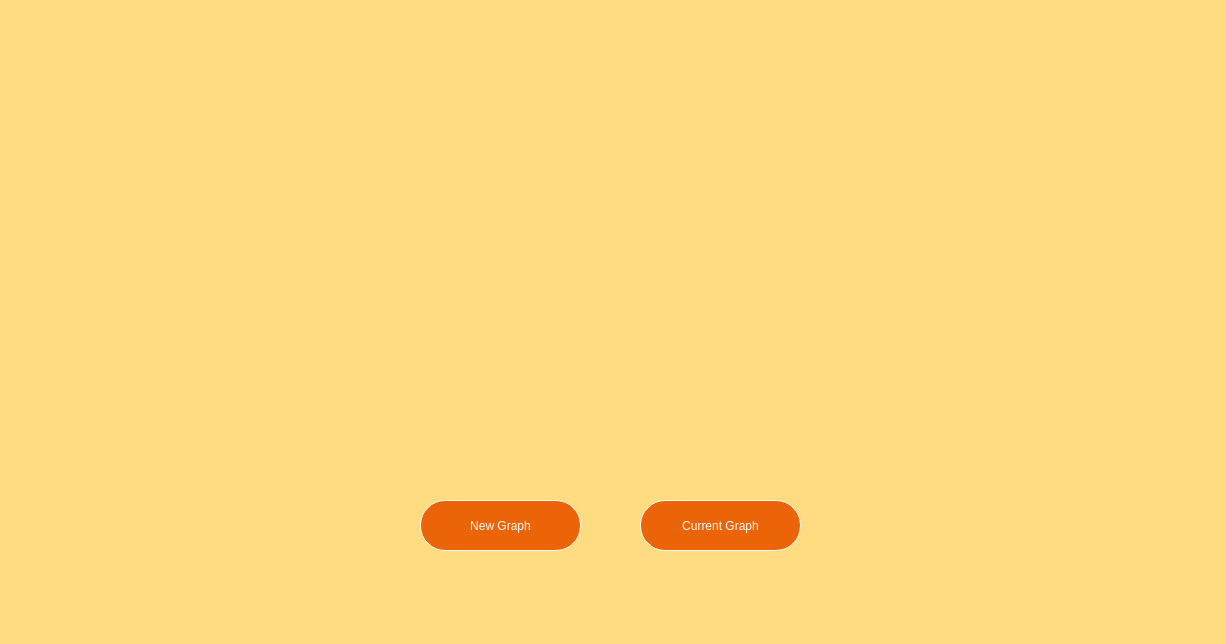
<?xml version="1.0" encoding="UTF-8"?>
<ui version="4.0">
 <class>MainWindow</class>
 <widget class="QMainWindow" name="MainWindow">
  <property name="geometry">
   <rect>
    <x>0</x>
    <y>0</y>
    <width>1226</width>
    <height>644</height>
   </rect>
  </property>
  <property name="font">
   <font>
    <pointsize>14</pointsize>
   </font>
  </property>
  <property name="windowTitle">
   <string>MainWindow</string>
  </property>
  <widget class="QWidget" name="centralwidget">
   <widget class="QStackedWidget" name="mainStack">
    <property name="geometry">
     <rect>
      <x>-40</x>
      <y>-10</y>
      <width>1271</width>
      <height>677</height>
     </rect>
    </property>
    <property name="styleSheet">
     <string notr="true">background-color: rgb(239, 255, 255);
background-color: rgb(255, 220, 130);</string>
    </property>
    <property name="currentIndex">
     <number>1</number>
    </property>
    <widget class="QWidget" name="page_2">
     <widget class="QPushButton" name="UnDir_Graph">
      <property name="geometry">
       <rect>
        <x>670</x>
        <y>530</y>
        <width>241</width>
        <height>61</height>
       </rect>
      </property>
      <property name="styleSheet">
       <string notr="true">color: rgb(255, 255, 255);
background-color: rgb(236, 100, 8);
margin-left: 10px; border-radius: 25px;; color: white;
color: rgb(255, 255, 255);
background-color: rgb(236, 100, 8);
font: 700 14pt &quot;Terminal&quot;;
background-color:rgb(0, 85, 0);

margin-left: 10px; border-radius: 25px;; color: white;</string>
      </property>
      <property name="text">
       <string>UnDirected Graph</string>
      </property>
     </widget>
     <widget class="QPushButton" name="Dir_Graph">
      <property name="geometry">
       <rect>
        <x>380</x>
        <y>530</y>
        <width>241</width>
        <height>61</height>
       </rect>
      </property>
      <property name="styleSheet">
       <string notr="true">color: rgb(255, 255, 255);
background-color: rgb(236, 100, 8);
margin-left: 10px; border-radius: 25px;; color: white;
color: rgb(255, 255, 255);
background-color: rgb(236, 100, 8);
font: 700 14pt &quot;Terminal&quot;;
background-color:rgb(0, 85, 0);

margin-left: 10px; border-radius: 25px;; color: white;</string>
      </property>
      <property name="text">
       <string>Directed Graph</string>
      </property>
     </widget>
     <widget class="QLabel" name="label_2">
      <property name="geometry">
       <rect>
        <x>460</x>
        <y>460</y>
        <width>401</width>
        <height>41</height>
       </rect>
      </property>
      <property name="styleSheet">
       <string notr="true">color: rgb(0, 0, 0);
font-size:32px;</string>
      </property>
      <property name="text">
       <string>Please Choose Graph Type</string>
      </property>
     </widget>
     <widget class="QLabel" name="label_43">
      <property name="geometry">
       <rect>
        <x>400</x>
        <y>50</y>
        <width>631</width>
        <height>391</height>
       </rect>
      </property>
      <property name="styleSheet">
       <string notr="true">background-image: url(:/imgs/logo.png);
</string>
      </property>
      <property name="text">
       <string/>
      </property>
     </widget>
     <widget class="QLabel" name="label">
      <property name="geometry">
       <rect>
        <x>470</x>
        <y>30</y>
        <width>401</width>
        <height>41</height>
       </rect>
      </property>
      <property name="styleSheet">
       <string notr="true">color: rgb(0, 0, 0);
font-size:32px;</string>
      </property>
      <property name="text">
       <string>Welcome To Mini-Wasalny</string>
      </property>
     </widget>
    </widget>
    <widget class="QWidget" name="page_18">
     <widget class="QLabel" name="label_31">
      <property name="geometry">
       <rect>
        <x>410</x>
        <y>50</y>
        <width>631</width>
        <height>391</height>
       </rect>
      </property>
      <property name="styleSheet">
       <string notr="true">background-image: url(:/imgs/logo.png);
</string>
      </property>
      <property name="text">
       <string/>
      </property>
     </widget>
     <widget class="QPushButton" name="New_Graph">
      <property name="geometry">
       <rect>
        <x>450</x>
        <y>510</y>
        <width>171</width>
        <height>51</height>
       </rect>
      </property>
      <property name="styleSheet">
       <string notr="true">background-color: rgb(38, 148, 33);


font: 700 14pt &quot;Terminal&quot;;
border:1px solid rgb(255, 250, 244);
border-radius: 35px;
margin-left: 10px; border-radius: 25px; background:  rgb(38, 148, 33); color: white;
background-color: rgb(255, 170, 0);
background-color: #EC6408;
color: rgb(195, 195, 195);
color: rgb(255, 250, 244);</string>
      </property>
      <property name="text">
       <string>New Graph</string>
      </property>
     </widget>
     <widget class="QPushButton" name="Current_Graph">
      <property name="geometry">
       <rect>
        <x>670</x>
        <y>510</y>
        <width>171</width>
        <height>51</height>
       </rect>
      </property>
      <property name="styleSheet">
       <string notr="true">background-color: rgb(38, 148, 33);


font: 700 14pt &quot;Terminal&quot;;
border:1px solid rgb(255, 250, 244);
border-radius: 35px;
margin-left: 10px; border-radius: 25px; background:  rgb(38, 148, 33); color: white;
background-color: rgb(255, 170, 0);
background-color: #EC6408;
color: rgb(195, 195, 195);
color: rgb(255, 250, 244);</string>
      </property>
      <property name="text">
       <string>Current Graph</string>
      </property>
     </widget>
    </widget>
    <widget class="QWidget" name="page_19">
     <widget class="QLabel" name="label_32">
      <property name="geometry">
       <rect>
        <x>790</x>
        <y>70</y>
        <width>61</width>
        <height>21</height>
       </rect>
      </property>
      <property name="styleSheet">
       <string notr="true">color:rgb(3, 3, 3)</string>
      </property>
      <property name="text">
       <string>/second</string>
      </property>
     </widget>
     <widget class="QDoubleSpinBox" name="GSpeed">
      <property name="geometry">
       <rect>
        <x>730</x>
        <y>68</y>
        <width>51</width>
        <height>31</height>
       </rect>
      </property>
      <property name="styleSheet">
       <string notr="true">color:rgb(3, 3, 3)
</string>
      </property>
      <property name="specialValueText">
       <string>0.1</string>
      </property>
      <property name="decimals">
       <number>5</number>
      </property>
      <property name="minimum">
       <double>-100.000000000000000</double>
      </property>
      <property name="value">
       <double>0.500000000000000</double>
      </property>
     </widget>
     <widget class="QPushButton" name="displaygraph">
      <property name="geometry">
       <rect>
        <x>570</x>
        <y>532</y>
        <width>191</width>
        <height>61</height>
       </rect>
      </property>
      <property name="styleSheet">
       <string notr="true">color: rgb(255, 255, 255);
background-color: rgb(236, 100, 8);
margin-left: 10px; border-radius: 25px;; color: white;
color: rgb(255, 255, 255);
background-color: rgb(236, 100, 8);
font: 700 14pt &quot;Terminal&quot;;
background-color:rgb(0, 85, 0);

margin-left: 10px; border-radius: 25px;; color: white;</string>
      </property>
      <property name="text">
       <string>Display Graph</string>
      </property>
     </widget>
     <widget class="QPushButton" name="edge">
      <property name="geometry">
       <rect>
        <x>350</x>
        <y>532</y>
        <width>201</width>
        <height>61</height>
       </rect>
      </property>
      <property name="styleSheet">
       <string notr="true">color: rgb(255, 255, 255);
background-color: rgb(236, 100, 8);
margin-left: 10px; border-radius: 25px;; color: white;
font: 700 14pt &quot;Terminal&quot;;
background-color:rgb(0, 85, 0);</string>
      </property>
      <property name="text">
       <string>Edge</string>
      </property>
      <property name="iconSize">
       <size>
        <width>20</width>
        <height>20</height>
       </size>
      </property>
     </widget>
     <widget class="QLabel" name="label_33">
      <property name="geometry">
       <rect>
        <x>610</x>
        <y>40</y>
        <width>161</width>
        <height>21</height>
       </rect>
      </property>
      <property name="styleSheet">
       <string notr="true">color:rgb(3, 3, 3)</string>
      </property>
      <property name="text">
       <string>Visited Nodes Speed :</string>
      </property>
     </widget>
     <widget class="QPushButton" name="exit">
      <property name="geometry">
       <rect>
        <x>1160</x>
        <y>30</y>
        <width>81</width>
        <height>61</height>
       </rect>
      </property>
      <property name="styleSheet">
       <string notr="true">color: rgb(255, 255, 255);
background-color: rgb(236, 100, 8);
margin-left: 10px; border-radius: 25px;; color: white;
color: rgb(255, 255, 255);
background-color: rgb(236, 100, 8);
font: 700 14pt &quot;Terminal&quot;;
background-color:rgb(0, 85, 0);

margin-left: 10px; border-radius: 25px;; color: white;</string>
      </property>
      <property name="text">
       <string>Exit</string>
      </property>
     </widget>
     <widget class="QPushButton" name="sHistory">
      <property name="geometry">
       <rect>
        <x>50</x>
        <y>42</y>
        <width>201</width>
        <height>61</height>
       </rect>
      </property>
      <property name="styleSheet">
       <string notr="true">color: rgb(255, 255, 255);
background-color: rgb(236, 100, 8);
margin-left: 10px; border-radius: 25px;; color: white;
font: 700 14pt &quot;Terminal&quot;;
background-color:rgb(0, 85, 0);</string>
      </property>
      <property name="text">
       <string>Show History</string>
      </property>
      <property name="iconSize">
       <size>
        <width>20</width>
        <height>20</height>
       </size>
      </property>
      <property name="checkable">
       <bool>false</bool>
      </property>
     </widget>
     <widget class="QLabel" name="label_34">
      <property name="geometry">
       <rect>
        <x>290</x>
        <y>40</y>
        <width>121</width>
        <height>21</height>
       </rect>
      </property>
      <property name="styleSheet">
       <string notr="true">color:rgb(3, 3, 3)</string>
      </property>
      <property name="text">
       <string>Graph Style :</string>
      </property>
     </widget>
     <widget class="QStackedWidget" name="Qstack">
      <property name="geometry">
       <rect>
        <x>410</x>
        <y>142</y>
        <width>491</width>
        <height>351</height>
       </rect>
      </property>
      <property name="font">
       <font>
        <pointsize>14</pointsize>
       </font>
      </property>
      <property name="styleSheet">
       <string notr="true">background-color: rgb(236, 100, 8);
drawRoundedRect :(rect, 15, 15);
background-color:rgb(0, 85, 0);
 border-radius: 25px;

</string>
      </property>
      <property name="currentIndex">
       <number>0</number>
      </property>
      <widget class="QWidget" name="page_20">
       <widget class="QTextEdit" name="text_City">
        <property name="geometry">
         <rect>
          <x>160</x>
          <y>140</y>
          <width>171</width>
          <height>41</height>
         </rect>
        </property>
        <property name="font">
         <font>
          <pointsize>14</pointsize>
         </font>
        </property>
        <property name="styleSheet">
         <string notr="true">background-color: rgb(255, 250, 244);
color: rgb(0, 0, 0);
</string>
        </property>
        <property name="html">
         <string>&lt;!DOCTYPE HTML PUBLIC &quot;-//W3C//DTD HTML 4.0//EN&quot; &quot;http://www.w3.org/TR/REC-html40/strict.dtd&quot;&gt;
&lt;html&gt;&lt;head&gt;&lt;meta name=&quot;qrichtext&quot; content=&quot;1&quot; /&gt;&lt;meta charset=&quot;utf-8&quot; /&gt;&lt;style type=&quot;text/css&quot;&gt;
p, li { white-space: pre-wrap; }
hr { height: 1px; border-width: 0; }
li.unchecked::marker { content: &quot;\2610&quot;; }
li.checked::marker { content: &quot;\2612&quot;; }
&lt;/style&gt;&lt;/head&gt;&lt;body style=&quot; font-family:'Segoe UI'; font-size:14pt; font-weight:400; font-style:normal;&quot;&gt;
&lt;p style=&quot;-qt-paragraph-type:empty; margin-top:0px; margin-bottom:0px; margin-left:0px; margin-right:0px; -qt-block-indent:0; text-indent:0px; font-family:'Noto Sans';&quot;&gt;&lt;br /&gt;&lt;/p&gt;&lt;/body&gt;&lt;/html&gt;</string>
        </property>
       </widget>
       <widget class="QPushButton" name="addTown">
        <property name="geometry">
         <rect>
          <x>40</x>
          <y>220</y>
          <width>151</width>
          <height>51</height>
         </rect>
        </property>
        <property name="styleSheet">
         <string notr="true">color: rgb(255, 255, 255);
background-color: rgb(236, 100, 8);
margin-left: 10px; border-radius: 25px;; color:  rgb(236, 100, 8);
font: 700 14pt &quot;Terminal&quot;;
background-color: rgb(255, 250, 244);
background-color:  rgb(236, 100, 8);
color:white;
</string>
        </property>
        <property name="text">
         <string>Add Town</string>
        </property>
       </widget>
       <widget class="QPushButton" name="deleteTown">
        <property name="geometry">
         <rect>
          <x>300</x>
          <y>220</y>
          <width>151</width>
          <height>51</height>
         </rect>
        </property>
        <property name="styleSheet">
         <string notr="true">color: rgb(255, 255, 255);
background-color: rgb(236, 100, 8);
margin-left: 10px; border-radius: 25px;; color:  rgb(236, 100, 8);
font: 700 14pt &quot;Terminal&quot;;
background-color: rgb(255, 250, 244);
background-color:  rgb(236, 100, 8);
color:white;</string>
        </property>
        <property name="text">
         <string>Delete Town</string>
        </property>
       </widget>
       <widget class="QLabel" name="label_35">
        <property name="geometry">
         <rect>
          <x>190</x>
          <y>70</y>
          <width>121</width>
          <height>41</height>
         </rect>
        </property>
        <property name="styleSheet">
         <string notr="true">background-color:  rgb(236, 100, 8);
color:white;
border-radius:10px;
font: 700 20pt &quot;Terminal&quot;;
font: 700 18pt &quot;Perpetua Titling MT&quot;;
</string>
        </property>
        <property name="frameShape">
         <enum>QFrame::Box</enum>
        </property>
        <property name="text">
         <string>  Town</string>
        </property>
       </widget>
      </widget>
      <widget class="QWidget" name="page">
       <widget class="QLabel" name="label_41">
        <property name="geometry">
         <rect>
          <x>190</x>
          <y>70</y>
          <width>121</width>
          <height>41</height>
         </rect>
        </property>
        <property name="styleSheet">
         <string notr="true">background-color:  rgb(236, 100, 8);
color:white;
border-radius:10px;
font: 700 20pt &quot;Terminal&quot;;
font: 700 18pt &quot;Perpetua Titling MT&quot;;
</string>
        </property>
        <property name="frameShape">
         <enum>QFrame::Box</enum>
        </property>
        <property name="text">
         <string>  Town</string>
        </property>
       </widget>
       <widget class="QPushButton" name="startDFS">
        <property name="geometry">
         <rect>
          <x>300</x>
          <y>220</y>
          <width>151</width>
          <height>51</height>
         </rect>
        </property>
        <property name="styleSheet">
         <string notr="true">color: rgb(255, 255, 255);
background-color: rgb(236, 100, 8);
margin-left: 10px; border-radius: 25px;; color:  rgb(236, 100, 8);
font: 700 14pt &quot;Terminal&quot;;
background-color: rgb(255, 250, 244);
background-color:  rgb(236, 100, 8);
color:white;</string>
        </property>
        <property name="text">
         <string>Start DFS</string>
        </property>
       </widget>
       <widget class="QTextEdit" name="textCityTraversal">
        <property name="geometry">
         <rect>
          <x>160</x>
          <y>140</y>
          <width>171</width>
          <height>41</height>
         </rect>
        </property>
        <property name="font">
         <font>
          <pointsize>14</pointsize>
         </font>
        </property>
        <property name="styleSheet">
         <string notr="true">background-color: rgb(255, 250, 244);
color: rgb(0, 0, 0);</string>
        </property>
       </widget>
       <widget class="QPushButton" name="startBFS">
        <property name="geometry">
         <rect>
          <x>40</x>
          <y>220</y>
          <width>151</width>
          <height>51</height>
         </rect>
        </property>
        <property name="styleSheet">
         <string notr="true">color: rgb(255, 255, 255);
background-color: rgb(236, 100, 8);
margin-left: 10px; border-radius: 25px;; color:  rgb(236, 100, 8);
font: 700 14pt &quot;Terminal&quot;;
background-color: rgb(255, 250, 244);
background-color:  rgb(236, 100, 8);
color:white;
</string>
        </property>
        <property name="text">
         <string>Start BFS</string>
        </property>
       </widget>
      </widget>
      <widget class="QWidget" name="page_21">
       <widget class="QLabel" name="label_36">
        <property name="geometry">
         <rect>
          <x>20</x>
          <y>40</y>
          <width>161</width>
          <height>31</height>
         </rect>
        </property>
        <property name="styleSheet">
         <string notr="true">background-color:  rgb(236, 100, 8);
color:white;
 color: rgb(255, 250, 244);
font: 700 14pt &quot;Perpetua Titling MT&quot;;

</string>
        </property>
        <property name="text">
         <string>  First Town</string>
        </property>
       </widget>
       <widget class="QTextEdit" name="fCityEdge">
        <property name="geometry">
         <rect>
          <x>210</x>
          <y>40</y>
          <width>181</width>
          <height>31</height>
         </rect>
        </property>
        <property name="font">
         <font>
          <pointsize>14</pointsize>
         </font>
        </property>
        <property name="styleSheet">
         <string notr="true">background-color: rgb(255, 250, 244);
color: rgb(0, 0, 0);</string>
        </property>
       </widget>
       <widget class="QTextEdit" name="sCityEdge">
        <property name="geometry">
         <rect>
          <x>210</x>
          <y>90</y>
          <width>181</width>
          <height>31</height>
         </rect>
        </property>
        <property name="font">
         <font>
          <pointsize>14</pointsize>
         </font>
        </property>
        <property name="styleSheet">
         <string notr="true">background-color: rgb(255, 250, 244);
color: rgb(0, 0, 0);</string>
        </property>
       </widget>
       <widget class="QPushButton" name="AddEdge">
        <property name="geometry">
         <rect>
          <x>40</x>
          <y>220</y>
          <width>151</width>
          <height>51</height>
         </rect>
        </property>
        <property name="styleSheet">
         <string notr="true">color: rgb(255, 255, 255);
background-color: rgb(236, 100, 8);
margin-left: 10px; border-radius: 25px;; color:  rgb(236, 100, 8);
font: 700 14pt &quot;Terminal&quot;;
background-color: rgb(255, 250, 244);
background-color:  rgb(236, 100, 8);
color:white;</string>
        </property>
        <property name="text">
         <string>Add Edge</string>
        </property>
       </widget>
       <widget class="QPushButton" name="DeleteEdge">
        <property name="geometry">
         <rect>
          <x>280</x>
          <y>220</y>
          <width>151</width>
          <height>51</height>
         </rect>
        </property>
        <property name="styleSheet">
         <string notr="true">color: rgb(255, 255, 255);
background-color: rgb(236, 100, 8);
margin-left: 10px; border-radius: 25px;; color:  rgb(236, 100, 8);
font: 700 14pt &quot;Terminal&quot;;
background-color: rgb(255, 250, 244);
background-color:  rgb(236, 100, 8);
color:white;</string>
        </property>
        <property name="text">
         <string>Remove Edge</string>
        </property>
       </widget>
       <widget class="QLabel" name="label_37">
        <property name="geometry">
         <rect>
          <x>20</x>
          <y>90</y>
          <width>161</width>
          <height>31</height>
         </rect>
        </property>
        <property name="styleSheet">
         <string notr="true">background-color:  rgb(236, 100, 8);
color:white;
 color: rgb(255, 250, 244);
font: 700 14pt &quot;Terminal&quot;;
font: 700 12pt &quot;Perpetua Titling MT&quot;;</string>
        </property>
        <property name="text">
         <string>  Second Town</string>
        </property>
       </widget>
       <widget class="QTextEdit" name="dEdge">
        <property name="geometry">
         <rect>
          <x>210</x>
          <y>140</y>
          <width>181</width>
          <height>31</height>
         </rect>
        </property>
        <property name="font">
         <font>
          <pointsize>14</pointsize>
         </font>
        </property>
        <property name="styleSheet">
         <string notr="true">background-color: rgb(255, 250, 244);
color: rgb(0, 0, 0);
</string>
        </property>
       </widget>
       <widget class="QLabel" name="label_38">
        <property name="geometry">
         <rect>
          <x>20</x>
          <y>140</y>
          <width>161</width>
          <height>31</height>
         </rect>
        </property>
        <property name="styleSheet">
         <string notr="true">background-color:  rgb(236, 100, 8);
color:white;
 color: rgb(255, 250, 244);
font: 700 14pt &quot;Terminal&quot;;
font: 700 12pt &quot;Perpetua Titling MT&quot;;</string>
        </property>
        <property name="text">
         <string>  DISTANCE</string>
        </property>
       </widget>
      </widget>
      <widget class="QWidget" name="page_22">
       <widget class="QLabel" name="label_39">
        <property name="geometry">
         <rect>
          <x>20</x>
          <y>40</y>
          <width>171</width>
          <height>31</height>
         </rect>
        </property>
        <property name="styleSheet">
         <string notr="true"> color: rgb(255, 250, 244);
font: 700 14pt &quot;Terminal&quot;;
background-color:  rgb(236, 100, 8);
color:white;
font: 700 16pt &quot;Perpetua Titling MT&quot;;</string>
        </property>
        <property name="text">
         <string>      Source</string>
        </property>
       </widget>
       <widget class="QLabel" name="label_40">
        <property name="geometry">
         <rect>
          <x>20</x>
          <y>100</y>
          <width>171</width>
          <height>31</height>
         </rect>
        </property>
        <property name="styleSheet">
         <string notr="true">background-color:  rgb(236, 100, 8);
color:white;
font: 700 14pt &quot;Terminal&quot;;
font: 700 14pt &quot;Perpetua Titling MT&quot;;
</string>
        </property>
        <property name="text">
         <string>  Destination</string>
        </property>
       </widget>
       <widget class="QTextEdit" name="firstShort">
        <property name="geometry">
         <rect>
          <x>210</x>
          <y>40</y>
          <width>161</width>
          <height>31</height>
         </rect>
        </property>
        <property name="font">
         <font>
          <pointsize>14</pointsize>
         </font>
        </property>
        <property name="styleSheet">
         <string notr="true">background-color: rgb(255, 250, 244);
color: rgb(0, 0, 0);</string>
        </property>
       </widget>
       <widget class="QTextEdit" name="secondShort">
        <property name="geometry">
         <rect>
          <x>210</x>
          <y>100</y>
          <width>161</width>
          <height>31</height>
         </rect>
        </property>
        <property name="font">
         <font>
          <pointsize>14</pointsize>
         </font>
        </property>
        <property name="styleSheet">
         <string notr="true">background-color: rgb(255, 250, 244);
color: rgb(0, 0, 0);</string>
        </property>
       </widget>
       <widget class="QWidget" name="verticalLayoutWidget_4">
        <property name="geometry">
         <rect>
          <x>120</x>
          <y>150</y>
          <width>231</width>
          <height>80</height>
         </rect>
        </property>
        <layout class="QVBoxLayout" name="verticalLayout_4">
         <item>
          <widget class="QRadioButton" name="radio_Dijkstra">
           <property name="styleSheet">
            <string notr="true">
background-color: rgb(236, 100, 8);
margin-left: 10px; border-radius: 25px;; color: white;
font: 700 14pt &quot;Terminal&quot;;

color: rgb(255, 250, 244);</string>
           </property>
           <property name="text">
            <string>Dijkstra</string>
           </property>
           <property name="checked">
            <bool>true</bool>
           </property>
          </widget>
         </item>
         <item>
          <widget class="QRadioButton" name="radio_Bellman">
           <property name="styleSheet">
            <string notr="true">color: rgb(255, 255, 255);
background-color: rgb(236, 100, 8);
margin-left: 10px; border-radius: 25px;; color: white;
font: 700 14pt &quot;Terminal&quot;;
color: rgb(255, 250, 244);</string>
           </property>
           <property name="text">
            <string>Bellman Ford</string>
           </property>
          </widget>
         </item>
        </layout>
       </widget>
       <widget class="QPushButton" name="startShort">
        <property name="geometry">
         <rect>
          <x>160</x>
          <y>270</y>
          <width>151</width>
          <height>51</height>
         </rect>
        </property>
        <property name="styleSheet">
         <string notr="true">color: rgb(255, 255, 255);
background-color: rgb(236, 100, 8);
margin-left: 10px; border-radius: 25px;; color:  rgb(236, 100, 8);
font: 700 14pt &quot;Terminal&quot;;
background-color: rgb(255, 250, 244);
background-color:  rgb(236, 100, 8);
color:white;
</string>
        </property>
        <property name="text">
         <string>Start</string>
        </property>
       </widget>
       <widget class="QLabel" name="test_1">
        <property name="geometry">
         <rect>
          <x>70</x>
          <y>240</y>
          <width>121</width>
          <height>16</height>
         </rect>
        </property>
        <property name="styleSheet">
         <string notr="true"/>
        </property>
        <property name="text">
         <string>Min Distance :</string>
        </property>
       </widget>
       <widget class="QLabel" name="mindistance">
        <property name="geometry">
         <rect>
          <x>230</x>
          <y>240</y>
          <width>121</width>
          <height>16</height>
         </rect>
        </property>
        <property name="styleSheet">
         <string notr="true"/>
        </property>
        <property name="text">
         <string>00</string>
        </property>
       </widget>
       <widget class="QListWidget" name="graphText_2">
        <property name="geometry">
         <rect>
          <x>280</x>
          <y>-170</y>
          <width>191</width>
          <height>181</height>
         </rect>
        </property>
        <property name="font">
         <font>
          <pointsize>12</pointsize>
         </font>
        </property>
        <property name="styleSheet">
         <string notr="true"> border-radius: 25px;
background-color: rgb(255, 220, 130);
background-color: rgb(255, 220, 102);
background-color:rgb(0, 85, 0);
padding:20px;</string>
        </property>
       </widget>
      </widget>
     </widget>
     <widget class="QPushButton" name="shortpath">
      <property name="geometry">
       <rect>
        <x>780</x>
        <y>532</y>
        <width>191</width>
        <height>61</height>
       </rect>
      </property>
      <property name="styleSheet">
       <string notr="true">color: rgb(255, 255, 255);
background-color: rgb(236, 100, 8);
margin-left: 10px; border-radius: 25px;; color: white;
color: rgb(255, 255, 255);
background-color: rgb(236, 100, 8);
font: 700 14pt &quot;Terminal&quot;;
background-color:rgb(0, 85, 0);

margin-left: 10px; border-radius: 25px;; color: white;</string>
      </property>
      <property name="text">
       <string>Short Path</string>
      </property>
     </widget>
     <widget class="QPushButton" name="town">
      <property name="geometry">
       <rect>
        <x>130</x>
        <y>532</y>
        <width>201</width>
        <height>61</height>
       </rect>
      </property>
      <property name="styleSheet">
       <string notr="true">color: rgb(255, 255, 255);
background-color: rgb(236, 100, 8);
margin-left: 10px; border-radius: 25px;; color: white;
font: 700 14pt &quot;Terminal&quot;;
background-color:rgb(0, 85, 0);</string>
      </property>
      <property name="text">
       <string>Town</string>
      </property>
      <property name="iconSize">
       <size>
        <width>20</width>
        <height>20</height>
       </size>
      </property>
      <property name="checkable">
       <bool>false</bool>
      </property>
     </widget>
     <widget class="QPushButton" name="traversal">
      <property name="geometry">
       <rect>
        <x>990</x>
        <y>530</y>
        <width>191</width>
        <height>61</height>
       </rect>
      </property>
      <property name="styleSheet">
       <string notr="true">color: rgb(255, 255, 255);
background-color: rgb(236, 100, 8);
margin-left: 10px; border-radius: 25px;; color: white;
color: rgb(255, 255, 255);
background-color: rgb(236, 100, 8);
font: 700 14pt &quot;Terminal&quot;;
background-color:rgb(0, 85, 0);

margin-left: 10px; border-radius: 25px;; color: white;</string>
      </property>
      <property name="text">
       <string>Traversal</string>
      </property>
     </widget>
     <widget class="QWidget" name="verticalLayoutWidget_5">
      <property name="geometry">
       <rect>
        <x>340</x>
        <y>70</y>
        <width>271</width>
        <height>62</height>
       </rect>
      </property>
      <layout class="QVBoxLayout" name="verticalLayout_5">
       <item>
        <widget class="QRadioButton" name="graph_gra">
         <property name="styleSheet">
          <string notr="true">color:rgb(3, 3, 3)</string>
         </property>
         <property name="text">
          <string>Graphfics</string>
         </property>
         <property name="checked">
          <bool>true</bool>
         </property>
        </widget>
       </item>
       <item>
        <widget class="QRadioButton" name="graph_text">
         <property name="styleSheet">
          <string notr="true">color:rgb(3, 3, 3)</string>
         </property>
         <property name="text">
          <string>Text </string>
         </property>
        </widget>
       </item>
      </layout>
     </widget>
     <widget class="QLabel" name="test_">
      <property name="geometry">
       <rect>
        <x>650</x>
        <y>510</y>
        <width>191</width>
        <height>16</height>
       </rect>
      </property>
      <property name="styleSheet">
       <string notr="true">color: rgb(0, 0, 0);</string>
      </property>
      <property name="text">
       <string/>
      </property>
     </widget>
     <widget class="QListWidget" name="log">
      <property name="geometry">
       <rect>
        <x>60</x>
        <y>130</y>
        <width>191</width>
        <height>371</height>
       </rect>
      </property>
      <property name="font">
       <font>
        <pointsize>12</pointsize>
       </font>
      </property>
      <property name="styleSheet">
       <string notr="true"> border-radius: 25px;
background-color: rgb(255, 220, 130);
background-color: rgb(255, 220, 102);
background-color:rgb(0, 85, 0);
padding:20px;
color: rgb(255, 255, 255);</string>
      </property>
     </widget>
     <widget class="QPushButton" name="undo">
      <property name="geometry">
       <rect>
        <x>1050</x>
        <y>110</y>
        <width>191</width>
        <height>61</height>
       </rect>
      </property>
      <property name="styleSheet">
       <string notr="true">color: rgb(255, 255, 255);
background-color: rgb(236, 100, 8);
margin-left: 10px; border-radius: 25px;; color: white;
color: rgb(255, 255, 255);
background-color: rgb(236, 100, 8);
font: 700 14pt &quot;Terminal&quot;;
background-color:rgb(0, 85, 0);

margin-left: 10px; border-radius: 25px;; color: white;</string>
      </property>
      <property name="text">
       <string>Undo</string>
      </property>
     </widget>
     <widget class="QListWidget" name="Console">
      <property name="geometry">
       <rect>
        <x>940</x>
        <y>190</y>
        <width>301</width>
        <height>281</height>
       </rect>
      </property>
      <property name="font">
       <font>
        <pointsize>12</pointsize>
       </font>
      </property>
      <property name="styleSheet">
       <string notr="true"> border-radius: 25px;
background-color: rgb(255, 220, 130);
background-color: rgb(255, 220, 102);
background-color:rgb(0, 85, 0);
padding:20px;
color: rgb(255, 255, 255);</string>
      </property>
     </widget>
     <widget class="QListWidget" name="theme">
      <property name="geometry">
       <rect>
        <x>930</x>
        <y>70</y>
        <width>111</width>
        <height>101</height>
       </rect>
      </property>
      <property name="font">
       <font>
        <pointsize>-1</pointsize>
       </font>
      </property>
      <property name="styleSheet">
       <string notr="true">font-size:14px;
color: rgb(0, 0, 0);</string>
      </property>
      <item>
       <property name="text">
        <string>Dark Blue</string>
       </property>
      </item>
      <item>
       <property name="text">
        <string>Ment Green</string>
       </property>
      </item>
      <item>
       <property name="text">
        <string>Discord</string>
       </property>
      </item>
     </widget>
     <widget class="QLabel" name="label_42">
      <property name="geometry">
       <rect>
        <x>880</x>
        <y>40</y>
        <width>71</width>
        <height>21</height>
       </rect>
      </property>
      <property name="styleSheet">
       <string notr="true">color:rgb(3, 3, 3)</string>
      </property>
      <property name="text">
       <string>Theme:</string>
      </property>
     </widget>
     <widget class="QPushButton" name="Back">
      <property name="geometry">
       <rect>
        <x>1060</x>
        <y>30</y>
        <width>81</width>
        <height>61</height>
       </rect>
      </property>
      <property name="styleSheet">
       <string notr="true">color: rgb(255, 255, 255);
background-color: rgb(236, 100, 8);
margin-left: 10px; border-radius: 25px;; color: white;
color: rgb(255, 255, 255);
background-color: rgb(236, 100, 8);
font: 700 14pt &quot;Terminal&quot;;
background-color:rgb(0, 85, 0);

margin-left: 10px; border-radius: 25px;; color: white;</string>
      </property>
      <property name="text">
       <string>New</string>
      </property>
     </widget>
     <widget class="QPushButton" name="Console_btn">
      <property name="geometry">
       <rect>
        <x>40</x>
        <y>630</y>
        <width>20</width>
        <height>20</height>
       </rect>
      </property>
      <property name="styleSheet">
       <string notr="true">color: rgb(255, 255, 255);
background-color: rgb(236, 100, 8);
margin-left: 10px; border-radius: 25px;; color: white;
color: rgb(255, 255, 255);
background-color: rgb(236, 100, 8);
font: 700 14pt &quot;Terminal&quot;;
background-color:rgb(0, 85, 0);
font-size:12px;
margin-left: 10px; border-radius: 25px;; color: white;</string>
      </property>
      <property name="text">
       <string>Console</string>
      </property>
     </widget>
    </widget>
   </widget>
  </widget>
 </widget>
 <resources/>
 <connections/>
</ui>
